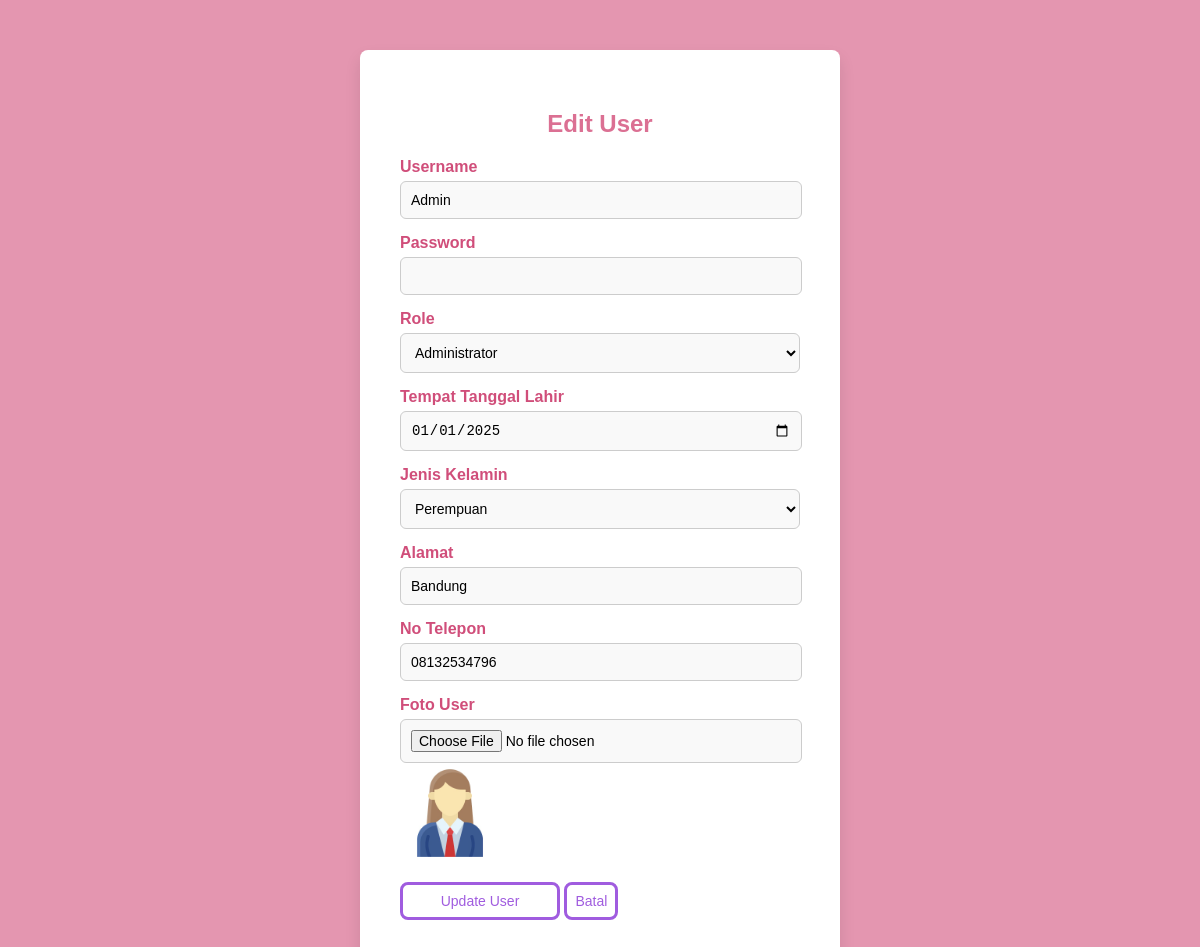
Screenshot of /edit_user.php?id=1 with the database file from the repository.
### tables this page shows
CREATE TABLE `user` (
  `Id_user` int(11) NOT NULL,
  `Id_role` int(11) NOT NULL,
  `username` varchar(255) NOT NULL,
  `password` varchar(255) NOT NULL,
  `TTL` date NOT NULL,
  `jenis_kelamin` enum('Perempuan','Laki-laki','','') NOT NULL,
  `alamat` text NOT NULL,
  `no_tlp` varchar(13) NOT NULL,
  `foto` varchar(255) NOT NULL
);

### edit_user.php (the view, shortened to what this page needs)
<?php
include 'config.php';
if (isset($_GET['id'])) {
    $audri_Id_user = $_GET['id'];
    $audri_sql = "SELECT user.*, role.nama_role
            FROM user
            JOIN role ON user.Id_role = role.Id_role
            WHERE user.Id_user = $audri_Id_user";
    $audri_result = $conn->query($audri_sql);
    if ($audri_result && $audri_result->num_rows > 0) {
        $audri_user = $audri_result->fetch_assoc();
    } else {
        echo "<script>alert('User tidak ditemukan!'); window.location='master_user.php';</script>";
        exit;
    }
}
?>
<!DOCTYPE html>
<html lang="en">
<head>
    <link rel="stylesheet" href="tambah_data.css">
</head>
<body>
    <div class="container">
        <h2>Edit User</h2>
        <form method="POST" action="" enctype="multipart/form-data">
        <div class="form-group">
            <label for="username">Username</label>
            <input type="text" id="username" name="username" value="<?php echo $audri_user['username']; ?>" required>
        </div>
        <div class="form-group">
            <label for="password">Password</label>
            <input type="password" id="password" name="password">
        </div>
        <div class="form-group">
            <label for="Id_role">Role</label>
            <select class="form-control" id="Id_role" name="Id_role" required>
                <?php
                $audri_queryRole = "SELECT Id_role, nama_role FROM role";
                $audri_roles = $conn->query($audri_queryRole);
                while ($audri_role = $audri_roles->fetch_assoc()) {
                    $audri_selected = ($audri_role['Id_role'] == $audri_user['Id_role']) ? 'selected' : '';
                    echo "<option value='" . $audri_role['Id_role'] . "' $audri_selected>" . $audri_role['nama_role'] . "</option>";
                }
                ?>
            </select>
        </div>
        <div class="form-group">
            <label for="TTL">Tempat Tanggal Lahir</label>
            <input type="date" id="TTL" name="TTL" value="<?php echo $audri_user['TTL']; ?>">
        </div>
        <div class="form-group">
            <label for="jenis_kelamin">Jenis Kelamin</label>
            <select class="form-control" id="jenis_kelamin" name="jenis_kelamin" required>
                <option value="Perempuan" <?php echo (isset($audri_user['jenis_kelamin']) && $audri_user['jenis_kelamin'] == 'Perempuan') ? 'selected' : ''; ?>>Perempuan</option>
            </select>
        </div>
        <div class="form-group">
            <label for="alamat">Alamat</label>
            <input type="text" id="alamat" name="alamat" value="<?php echo $audri_user['alamat']; ?>" required>
        </div>
        <div class="form-group">
            <label for="no_tlp">No Telepon</label>
            <input type="number" id="no_tlp" name="no_tlp" value="<?php echo $audri_user['no_tlp']; ?>" required>
        </div>
        <div class="form-group">
            <label for="foto">Foto User</label>
            <input type="file" id="foto" name="foto">
            <br>
            <?php if (!empty($audri_user['foto'])): ?>
                <img src="uploads/users/<?php echo $audri_user['foto']; ?>" alt="Foto User" width="100" height="100">
            <?php endif; ?>
        </div>
            <button type="submit" name="submit">Update User</button>
            <a href="master_user.php" class="button">Batal</a>
        </form>
    </div>
</body>
</html>

### tambah_data.css (style rules this page uses)
body { font-family: Arial, sans-serif; background-color: rgb(228, 150, 176); margin: 0; padding: 0; }
.container { max-width: 400px; margin: 50px auto; padding: 40px; background: #fff; box-shadow: 0 8px 16px rgba(0, 0, 0, 0.1); border-radius: 8px; }
h2 { text-align: center; color: palevioletred; font-weight: bold; }
.form-group { margin-bottom: 15px; }
label { display: block; margin-bottom: 5px; font-weight: bold; color: rgb(208, 78, 122); }
input, textarea { width: 95%; padding: 10px; font-size: 14px; border: 1px solid #ccc; border-radius: 6px; background: #f9f9f9; transition: all 0.3s ease; }
button { background: white; border: 3px solid rgb(160, 92, 223); color: rgb(160, 92, 223); padding: 8px; font-size: 14px; border-radius: 8px; cursor: pointer; transition: all 0.3s ease; width: 40%; }
.button { background: white; border: 3px solid rgb(160, 92, 223); color: rgb(160, 92, 223); padding: 8px; font-size: 14px; border-radius: 8px; cursor: pointer; width: 80%; text-decoration: none; }
select { width: 100%; padding: 10px; font-size: 14px; border: 1px solid #ccc; border-radius: 6px; background: #f9f9f9; transition: all 0.3s ease; }
option { padding: 10px; }

### rows the page displays
user: username "Admin", TTL "01/01/2025", jenis_kelamin "Perempuan", alamat "Bandung", no_tlp "08132534796", foto (picture)

### other values shown
form field Id_role "Administrator"
